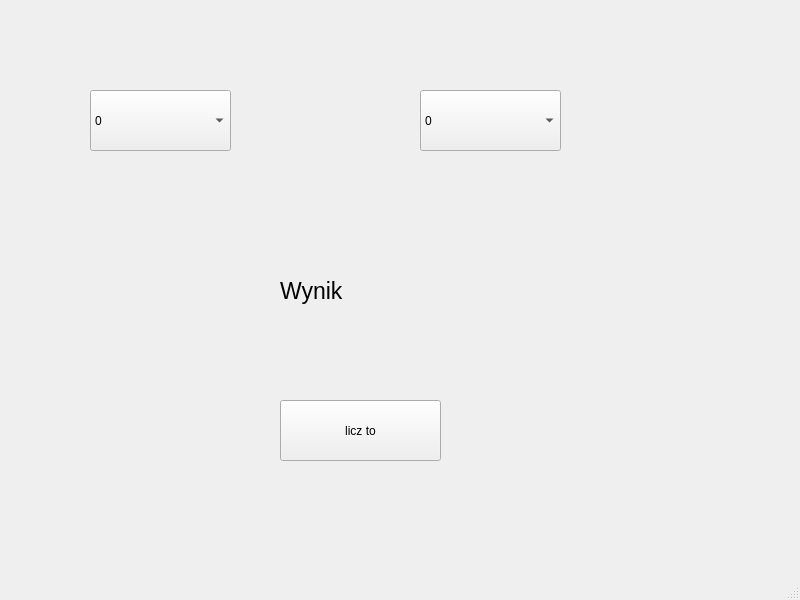
<?xml version="1.0" encoding="UTF-8"?>
<ui version="4.0">
 <class>MainWindow</class>
 <widget class="QMainWindow" name="MainWindow">
  <property name="geometry">
   <rect>
    <x>0</x>
    <y>0</y>
    <width>800</width>
    <height>600</height>
   </rect>
  </property>
  <property name="windowTitle">
   <string>MainWindow</string>
  </property>
  <widget class="QWidget" name="centralwidget">
   <widget class="QComboBox" name="comboBox1">
    <property name="geometry">
     <rect>
      <x>90</x>
      <y>90</y>
      <width>141</width>
      <height>61</height>
     </rect>
    </property>
    <item>
     <property name="text">
      <string>0</string>
     </property>
    </item>
    <item>
     <property name="text">
      <string>1</string>
     </property>
    </item>
    <item>
     <property name="text">
      <string>hehe</string>
     </property>
    </item>
   </widget>
   <widget class="QComboBox" name="comboBox2">
    <property name="geometry">
     <rect>
      <x>420</x>
      <y>90</y>
      <width>141</width>
      <height>61</height>
     </rect>
    </property>
    <item>
     <property name="text">
      <string>0</string>
     </property>
    </item>
    <item>
     <property name="text">
      <string>1</string>
     </property>
    </item>
   </widget>
   <widget class="QLabel" name="label">
    <property name="geometry">
     <rect>
      <x>280</x>
      <y>250</y>
      <width>171</width>
      <height>81</height>
     </rect>
    </property>
    <property name="font">
     <font>
      <pointsize>17</pointsize>
     </font>
    </property>
    <property name="text">
     <string>Wynik</string>
    </property>
   </widget>
   <widget class="QPushButton" name="pushButton">
    <property name="geometry">
     <rect>
      <x>280</x>
      <y>400</y>
      <width>161</width>
      <height>61</height>
     </rect>
    </property>
    <property name="text">
     <string>licz to</string>
    </property>
   </widget>
  </widget>
  <widget class="QMenuBar" name="menubar">
   <property name="geometry">
    <rect>
     <x>0</x>
     <y>0</y>
     <width>800</width>
     <height>21</height>
    </rect>
   </property>
  </widget>
  <widget class="QStatusBar" name="statusbar"/>
 </widget>
 <resources/>
 <connections/>
</ui>
